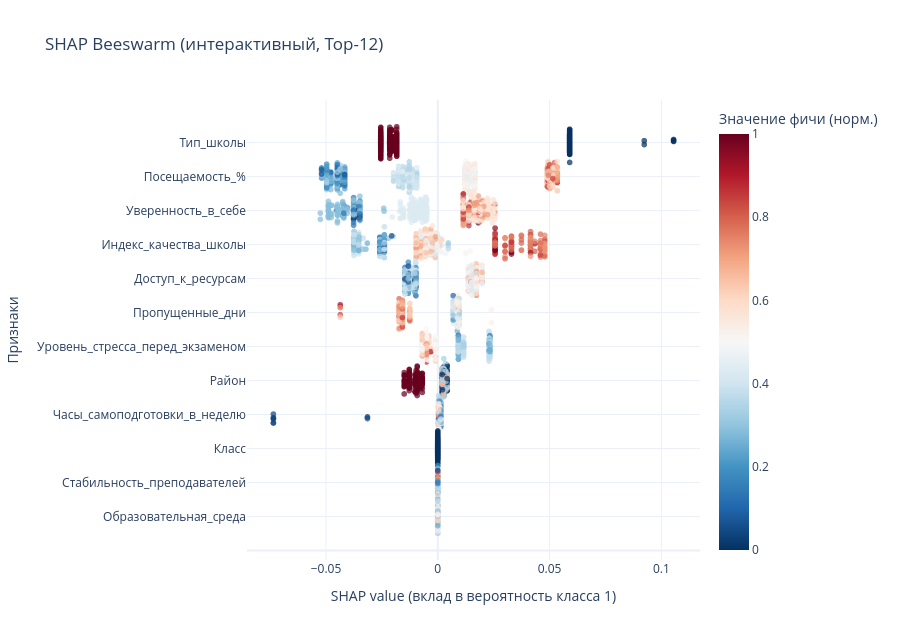

The notebook cell this image was saved under:
### Code cell
fig_bee.update_layout(
    title='SHAP Beeswarm (интерактивный, Top-12)',
    template='plotly_white',
    height=640,
    xaxis_title='SHAP value (вклад в вероятность класса 1)',
    yaxis=dict(
        title='Признаки',
        tickmode='array',
        tickvals=list(range(1, top_n + 1)),
        ticktext=top_features[::-1]
    )
)
fig_bee.show()

### Figure 1 — Plotly figure (JSON) as saved in the notebook; plotly's stock layout.template omitted (floating-point values rounded to 4 significant figures; data arrays with more than 128 entries replaced by an {"elided": "..."} marker saying what was removed)
{"data": [{"customdata": {"elided": "10980x2 str values"}, "hovertemplate": "Признак: %{customdata[0]}<br>SHAP: %{x:.4f}<br>Значение: %{customdata[1]}<extra></extra>", "marker": {"cmax": 1, "cmin": 0, "color": {"elided": "10980 float values"}, "colorbar": {"title": {"text": "Значение фичи (норм.)"}}, "colorscale": [[0, "rgb(5,48,97)"], [0.1, "rgb(33,102,172)"], [0.2, "rgb(67,147,195)"], [0.3, "rgb(146,197,222)"], [0.4, "rgb(209,229,240)"], [0.5, "rgb(247,247,247)"], [0.6, "rgb(253,219,199)"], [0.7, "rgb(244,165,130)"], [0.8, "rgb(214,96,77)"], [0.9, "rgb(178,24,43)"], [1, "rgb(103,0,31)"]], "opacity": 0.72, "size": 6}, "mode": "markers", "type": "scattergl", "x": {"elided": "10980 float values"}, "y": {"elided": "10980 float values"}}], "layout": {"height": 640, "title": {"text": "SHAP Beeswarm (интерактивный, Top-12)"}, "xaxis": {"title": {"text": "SHAP value (вклад в вероятность класса 1)"}}, "yaxis": {"tickmode": "array", "ticktext": ["Образовательная_среда", "Стабильность_преподавателей", "Класс", "Часы_самоподготовки_в_неделю", "Район", "Уровень_стресса_перед_экзаменом", "Пропущенные_дни", "Доступ_к_ресурсам", "Индекс_качества_школы", "Уверенность_в_себе", "Посещаемость_%", "Тип_школы"], "tickvals": [1, 2, 3, 4, 5, 6, 7, 8, 9, 10, 11, 12], "title": {"text": "Признаки"}}}}
